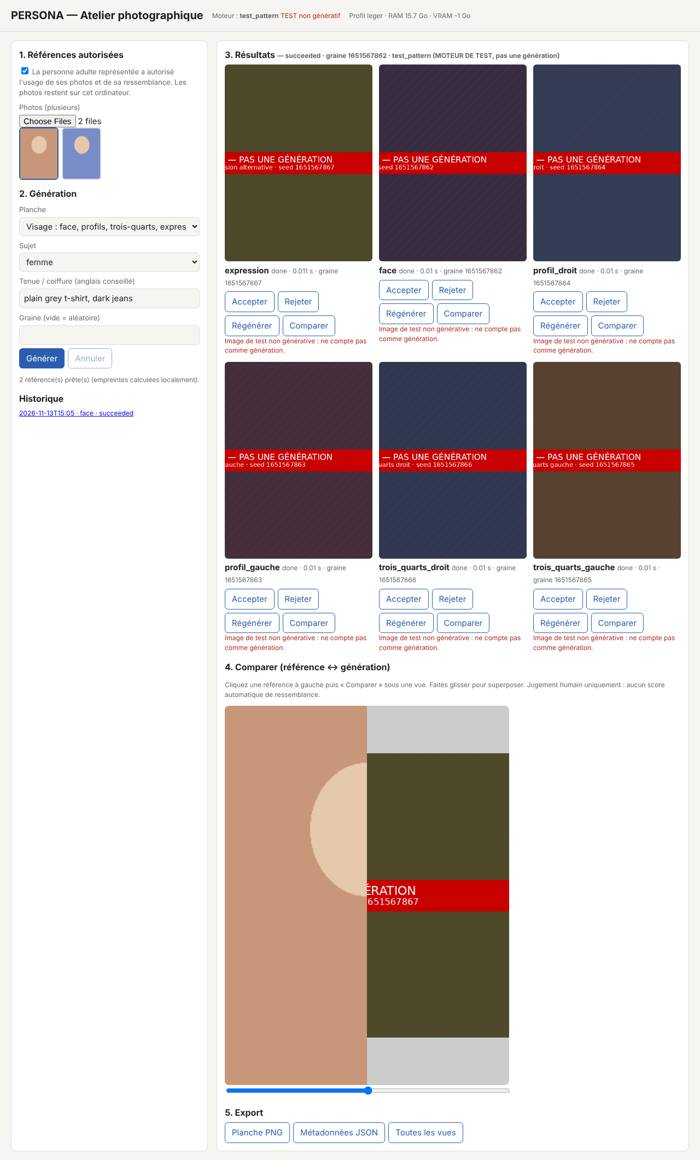
#> input picture master04/evidence/atelier_pc_moteur_test_apercu.jpg, 700 x 1160 px
$ python preview.py ../../master04/evidence/atelier_pc_moteur_test_apercu.jpg
#> lines starting #> are read from the running program, lines starting #| are printed output that depends on the picture
"""Imprime une miniature JPEG en base64 dans le journal CI (relecture du rendu sans télécharger l'artefact)."""
import base64
import io
import sys

from PIL import Image

for path in sys.argv[1:]:
    im = Image.open(path).convert("RGB")
#> im is the input picture: PIL image 700x1160 RGB; mean R, G, B 200, 189.8, 188
    im.thumbnail((560, 560))
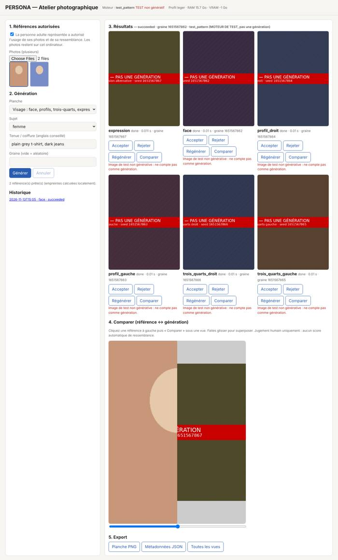
#> im: PIL image 338x560 RGB; mean R, G, B 199.9, 189.7, 187.9
    buf = io.BytesIO()
    im.save(buf, "JPEG", quality=62)
    b = base64.b64encode(buf.getvalue()).decode()
    print(f"PREVIEW-BEGIN {path} {len(b)}")
    for i in range(0, len(b), 3000):
        print("PREVIEW " + b[i:i + 3000])
    print("PREVIEW-END")
